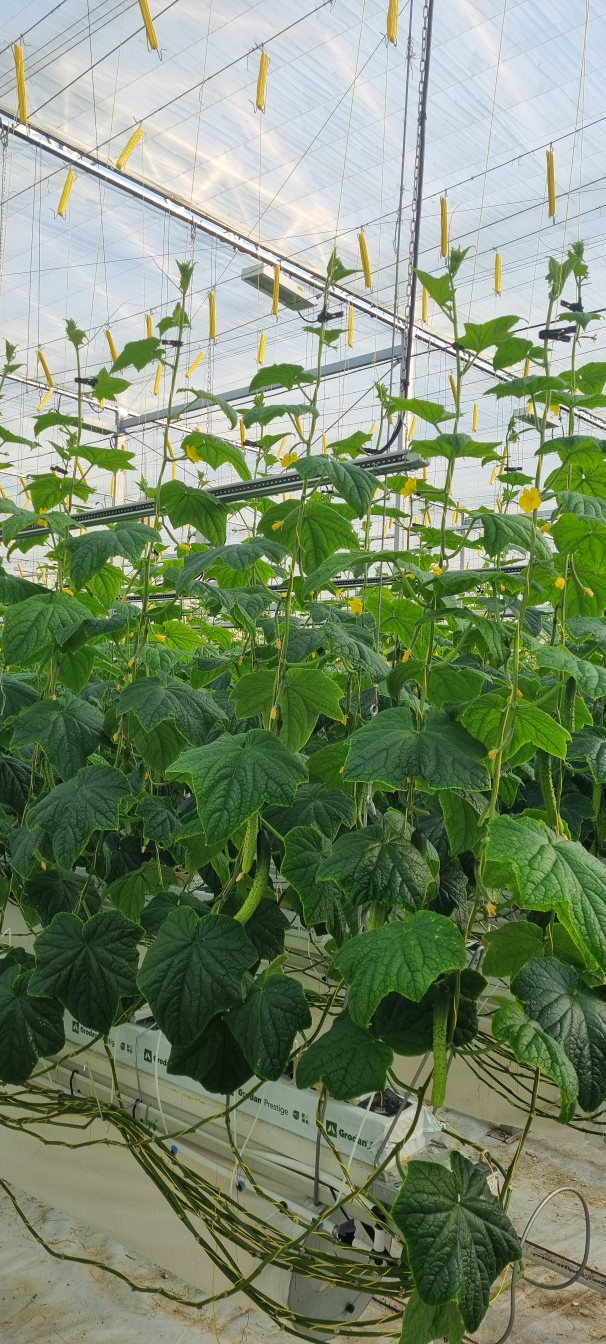
#> input picture cucumber/cucumber.jpg, 1816 x 4032 px (shown at 1/3 size)
$ jupyter execute CV_cucumber.ipynb
#> lines starting #> are read from the running program, lines starting #| are printed output that depends on the picture; after the words box and inside, x2 and y2 are one past the last pixel; in counts of white or black regions, pixels touching at a corner belong together
[cell 1]
import os

# 현재 작업 디렉토리 출력
print(os.getcwd())

# 작업 디렉토리 변경
os.chdir('./cucumber')

# 변경된 디렉토리 확인
print(os.getcwd())

[cell 2]
import cv2
import numpy as np
import matplotlib.pyplot as plt

# 이미지 로드
image = cv2.imread("cucumber.jpg")
#> image is the input picture: shape (4032, 1816, 3); mean B, G, R 108.5, 138.1, 121.6
image_rgb = cv2.cvtColor(image, cv2.COLOR_BGR2RGB)

# RGB에서 HSV로 변환
hsv_image = cv2.cvtColor(image_rgb, cv2.COLOR_RGB2HSV)
#> hsv_image: shape (4032, 1816, 3); mean H, S, V 58, 87.8, 140.5

# 노란색의 HSV 범위를 정의
lower_yellow = np.array([25, 150, 150])
upper_yellow = np.array([35, 255, 255])

# HSV 이미지에서 노란색만 추출하여 바이너리 이미지 생성
yellow_mask = cv2.inRange(hsv_image, lower_yellow, upper_yellow)
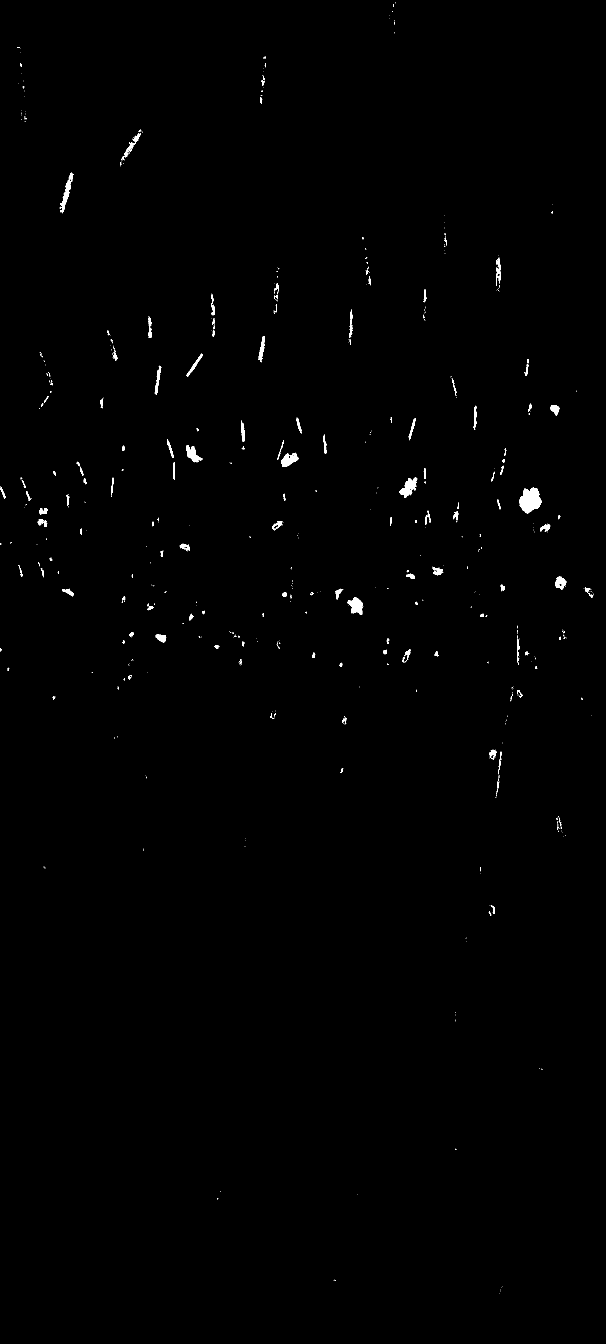
#> yellow_mask: shape (4032, 1816) (shown at 1/3 size); 0.42% white; 716 white regions (564 under 20 px)

# 원본 이미지와 마스크를 비트 연산
yellow_flower = cv2.bitwise_and(image_rgb, image_rgb, mask=yellow_mask)

# HSV 이미지를 다시 RGB로 변환
hsv_in_rgb = cv2.cvtColor(hsv_image, cv2.COLOR_HSV2RGB)

# ROI 지정 (x, y, width, height)
x, y, w, h = 800, 1200, 1500, 1000

# 빨간색으로 ROI 그리기
cv2.rectangle(hsv_in_rgb, (x, y), (x+w, y+h), (255, 0, 0), 5)
cv2.rectangle(yellow_flower, (x, y), (x+w, y+h), (255, 0, 0), 5)

# 노란색 꽃을 검출
contours, _ = cv2.findContours(yellow_mask, cv2.RETR_EXTERNAL, cv2.CHAIN_APPROX_SIMPLE)
#> contours = 716 contours, 592 with area under 20; largest, box (x1, y1, x2, y2) and area: (1558, 1463, 1625, 1540) 3386, (1197, 1433, 1252, 1493) 1406, (1042, 1791, 1089, 1844) 1378, (843, 1358, 897, 1401) 1208, (558, 1336, 608, 1387) 1064

# 최소 면적 임계값 설정
min_area_threshold = 500

# 큰 면적을 가진 contours만 필터링
large_contours = [cnt for cnt in contours if cv2.contourArea(cnt) > min_area_threshold]
#> large_contours = 8 contours; box (x1, y1, x2, y2) and area: (1558, 1463, 1625, 1540) 3386, (1197, 1433, 1252, 1493) 1406, (1042, 1791, 1089, 1844) 1378, (843, 1358, 897, 1401) 1208, (558, 1336, 608, 1387) 1064, (180, 520, 220, 638) 1054, (1665, 1730, 1695, 1769) 757, (775, 1008, 794, 1087) 585
flower_count = len(large_contours)
#> flower_count = 8

# 이미지 출력
plt.figure(figsize=(24, 5))

plt.subplot(1, 4, 1)
plt.imshow(image_rgb)
#plt.title('Original Image')

plt.subplot(1, 4, 2)
plt.imshow(hsv_in_rgb)
#plt.title('HSV Image with Red ROI Overlay')

plt.subplot(1, 4, 3)
plt.imshow(yellow_flower)
#plt.title(f'Detected Yellow Flower with Red ROI (Count: {flower_count})')

plt.subplot(1, 4, 4)
plt.imshow(yellow_mask, cmap='gray')
#plt.title('Binary Image of Detected Yellow Flower')

plt.tight_layout()

plt.show()

[cell 3]
import cv2
import numpy as np
import matplotlib.pyplot as plt

# 이미지 로드
image = cv2.imread("cucumber.jpg")
image_rgb = cv2.cvtColor(image, cv2.COLOR_BGR2RGB)
hsv_image = cv2.cvtColor(image_rgb, cv2.COLOR_RGB2HSV)

# 노란색의 HSV 범위를 정의
lower_yellow = np.array([25, 150, 150])
upper_yellow = np.array([35, 255, 255])

# HSV 이미지에서 노란색만 추출하여 바이너리 이미지 생성
yellow_mask = cv2.inRange(hsv_image, lower_yellow, upper_yellow)

# V 채널에서 깊이 정보를 가져옵니다.
depth_map = hsv_image[:, :, 2]
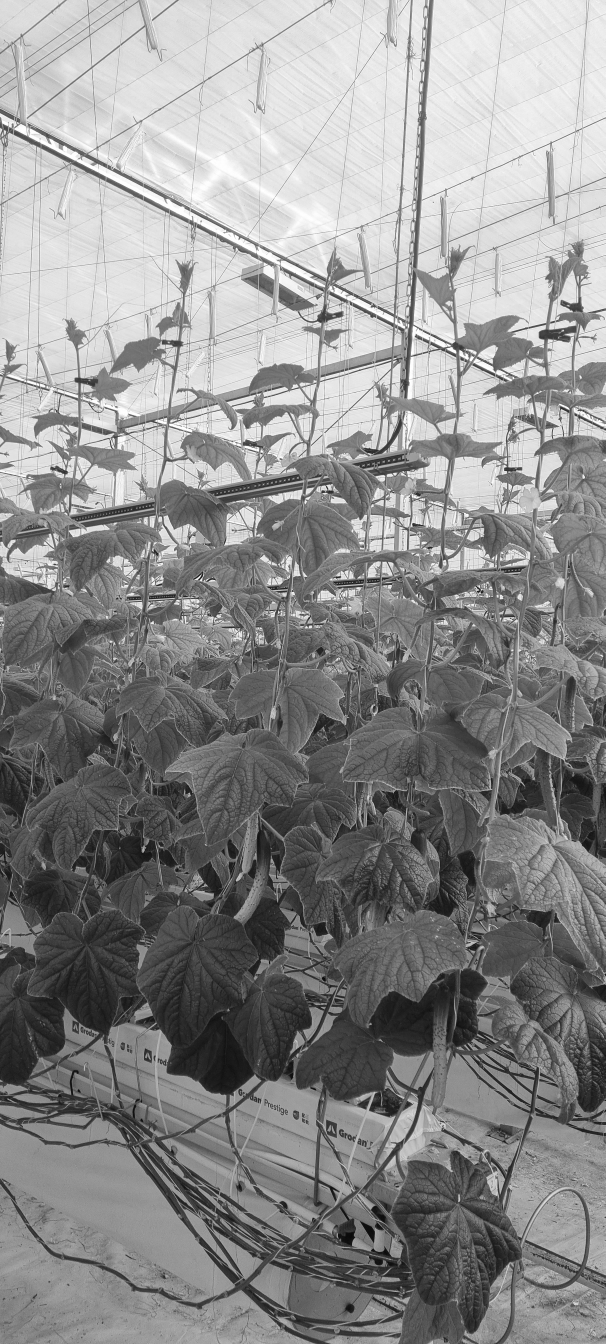
#> depth_map: shape (4032, 1816) (shown at 1/3 size); min 5, max 255, mean 140.5

# 깊이 맵에서 노란색 마스크를 사용하여 깊이 값을 가져옵니다.
masked_depth = cv2.bitwise_and(depth_map, depth_map, mask=yellow_mask)

# 노란색 꽃의 contours를 찾습니다.
contours, _ = cv2.findContours(yellow_mask, cv2.RETR_EXTERNAL, cv2.CHAIN_APPROX_SIMPLE)

# 각 꽃의 깊이 값을 평가하고 면적 값을 함께 저장합니다.
contour_scores = []
for cnt in contours:
    mask = np.zeros_like(yellow_mask)
    cv2.drawContours(mask, [cnt], 0, 255, thickness=cv2.FILLED)

    x_, y_, w_, h_ = cv2.boundingRect(cnt)
    if x_ > x and x_ + w_ < x + w and y_ > y and y_ + h_ < y + h:  # ROI 안에 있는 꽃만 고려합니다.
        cnt_depth = np.mean(masked_depth[mask == 255])
        cnt_area = cv2.contourArea(cnt)

        score = cnt_area / (1 + cnt_depth)
        contour_scores.append((cnt, score))
#> this loop made 716 passes
#> (x_, y_, w_, h_, cnt_depth, cnt_area, score) on passes 104, 114, 127, 149: (1030, 2153, 9, 20, 160.6, 44, 0.272), (812, 2139, 11, 18, 181.2, 24.5, 0.134), (1551, 2070, 17, 22, 166.2, 60.5, 0.362), (1018, 1989, 9, 12, 143.6, 54.5, 0.377)
#> (x_, y_, w_, h_, cnt_depth) on pass 152: (1024, 1987, 1, 1, 150)
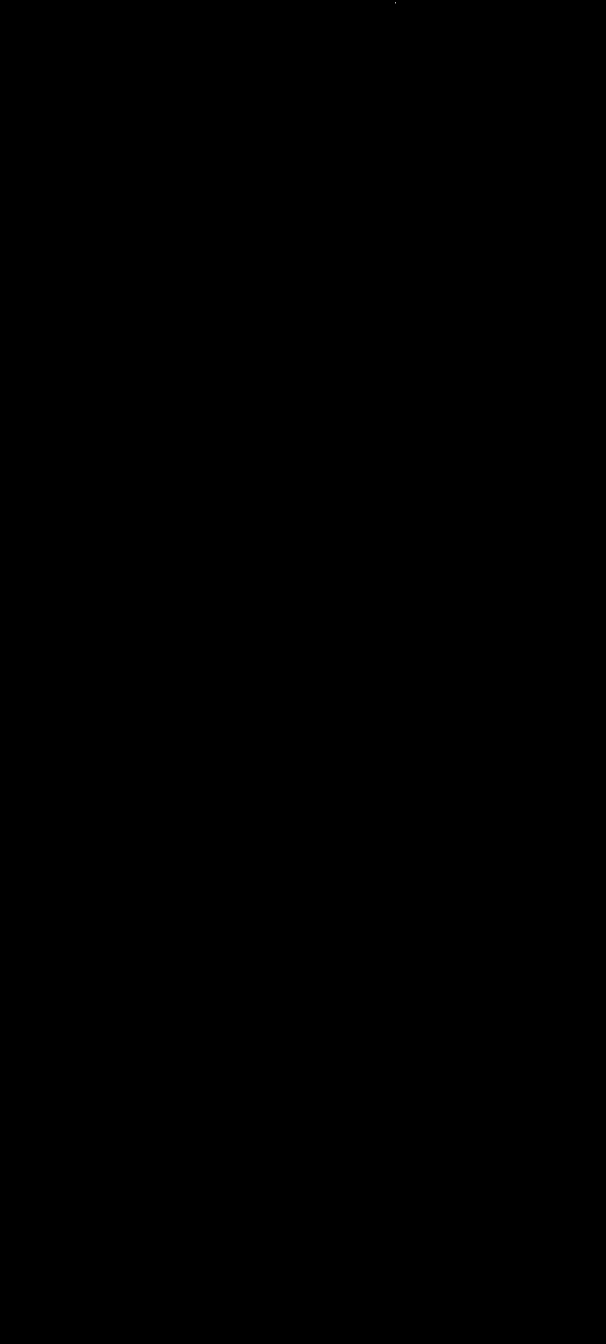
#> mask: shape (4032, 1816) (shown at 1/3 size); 0% white in thin lines or dots, all inside (x1, y1, x2, y2) = (1186, 7, 1187, 10)
#> after the loop, contour_scores = 229 items

# 평가 점수에 따라 contours를 정렬합니다.
sorted_contours = sorted(contour_scores, key=lambda x: x[1], reverse=True)
#> sorted_contours = 229 items

# 평가 점수가 가장 높은 5개의 꽃 contours를 선택합니다.
top_five_contours = [cnt[0] for cnt in sorted_contours[:7]]
#> top_five_contours = 7 contours; box (x1, y1, x2, y2) and area: (1558, 1463, 1625, 1540) 3386, (1197, 1433, 1252, 1493) 1406, (1042, 1791, 1089, 1844) 1378, (843, 1358, 897, 1401) 1208, (1665, 1730, 1695, 1769) 757, (1651, 1215, 1678, 1247) 494, (817, 1564, 848, 1591) 366

# 가장 높은 평가 점수를 가진 5개의 꽃을 빨간색으로 표시합니다.
output_image = image_rgb.copy()
for cnt in top_five_contours:
    cv2.drawContours(output_image, [cnt], 0, (255, 0, 0), 3)
#> this loop made 7 passes

# 원본 이미지에서 ROI 부분을 확대합니다.
original_roi = image_rgb[y:y+h, x:x+w]

# 빨간색으로 표시된 이미지에서 ROI 부분을 확대합니다.
output_roi = output_image[y:y+h, x:x+w]

# 이미지 출력
plt.figure(figsize=(15, 10))

plt.subplot(2, 2, 1)
plt.imshow(image_rgb)
#plt.title('Original Image')

plt.subplot(2, 2, 2)
plt.imshow(original_roi)
#plt.title('Zoomed ROI from Original Image')

plt.subplot(2, 2, 3)
plt.imshow(output_image)
#plt.title('Detected Top 5 Yellow Flowers')

plt.subplot(2, 2, 4)
plt.imshow(output_roi)
#plt.title('Zoomed ROI with Detected Flowers')

plt.tight_layout()
plt.savefig("cucumber_CV_flower.png", bbox_inches = 'tight', dpi=300)
plt.show()

[cell 4]
import cv2
import numpy as np
import matplotlib.pyplot as plt

def adjust_gamma(image, gamma=1.0):
    invGamma = 1.0 / gamma
    table = np.array([((i / 255.0) ** invGamma) * 255 for i in np.arange(0, 256)]).astype("uint8")
    return cv2.LUT(image, table)

# 이미지 불러오기
img_path = './cucumber/cucumber_enhancement.jpg'
img = cv2.imread(img_path)
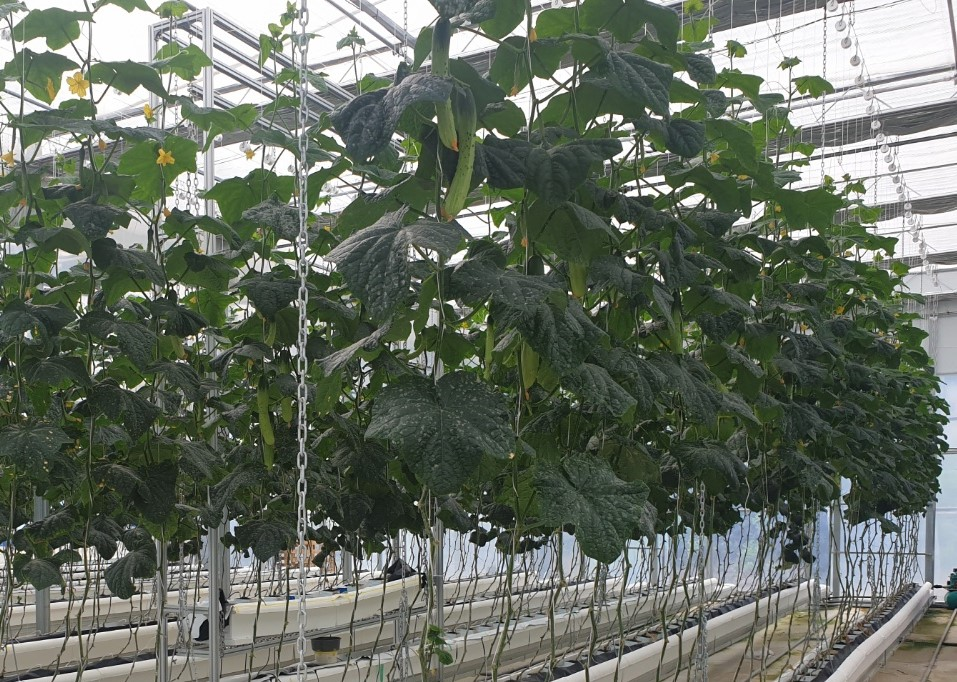
#> input picture cucumber/cucumber_enhancement.jpg, 957 x 682 px, found by its file name
#> img is the input picture: shape (682, 957, 3); mean B, G, R 97.6, 109.8, 101.8
img = cv2.cvtColor(img, cv2.COLOR_BGR2RGB)

# 원본 이미지에서 조명 보강하기
img_illuminated = adjust_gamma(img, 1.5)

# 원본 이미지에서 히스토그램 평탄화하기
yuv = cv2.cvtColor(img, cv2.COLOR_RGB2YUV)
#> yuv: shape (682, 957, 3); mean of channels 0, 1, 2 106, 124, 124.3
yuv[:,:,0] = cv2.equalizeHist(yuv[:,:,0])
#> yuv: shape (682, 957, 3); mean of channels 0, 1, 2 128.4, 124, 124.3
img_eq = cv2.cvtColor(yuv, cv2.COLOR_YUV2RGB)
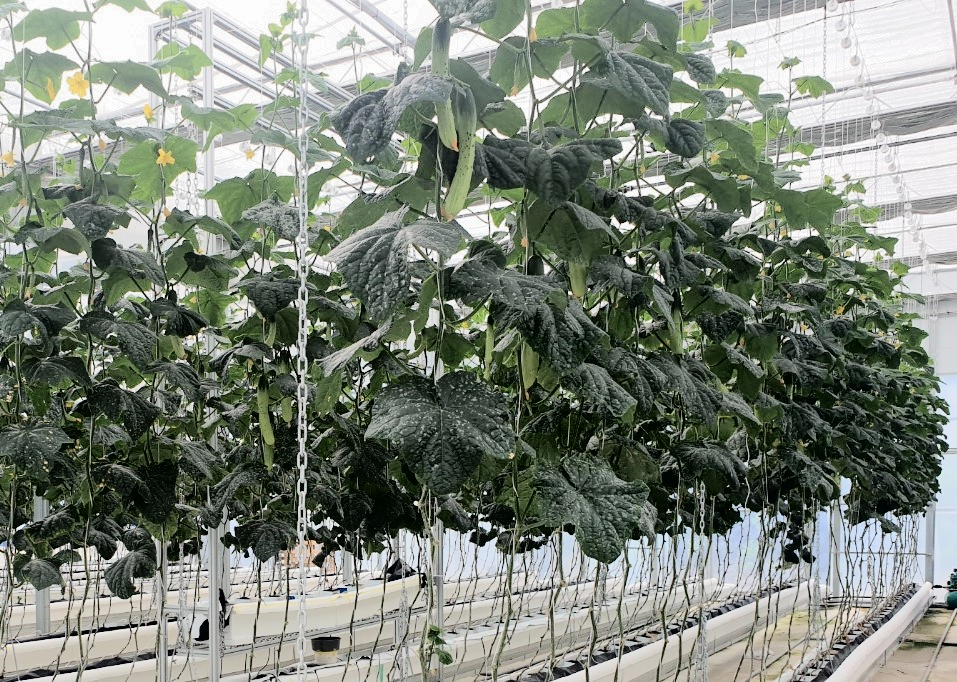
#> img_eq: shape (682, 957, 3); mean R, G, B 124.1, 132.1, 120.4

# 원본 이미지에서 샤프닝하기
kernel = np.array([[0, -2, 0],
                   [-2, 9, -2],
                   [0, -2, 0]])

img_sharp = cv2.filter2D(img, -1, kernel)
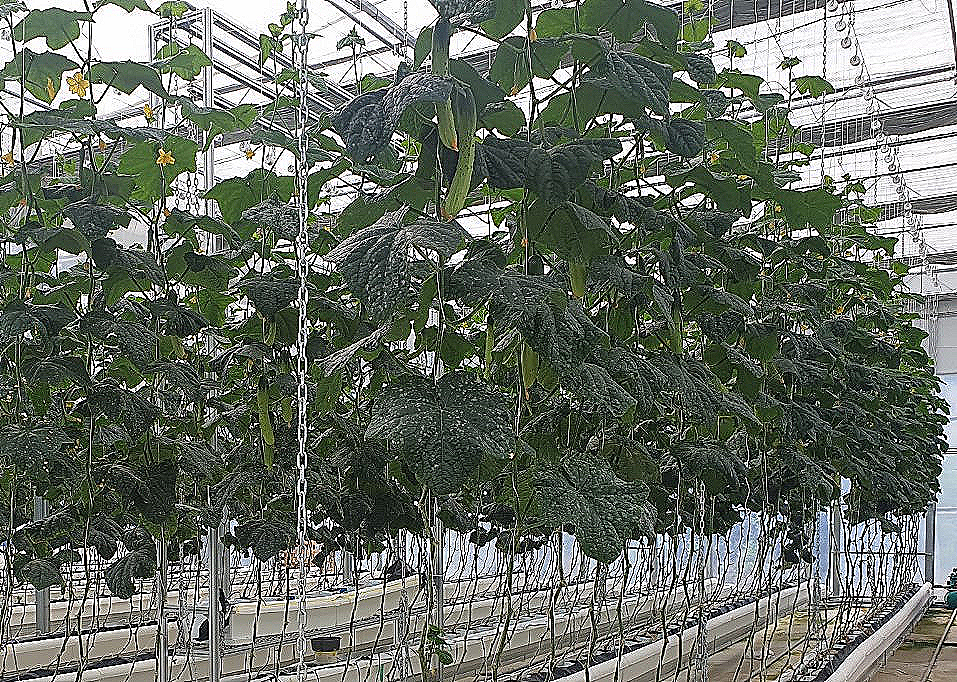
#> img_sharp: shape (682, 957, 3); mean R, G, B 103.2, 109.7, 100.1

# 결과 이미지 보여주기
fig, axs = plt.subplots(2, 2, figsize=(10,10))  # 2x2 그리드로 변경

axs[0, 0].imshow(img)
axs[0, 0].set_title('Original')
axs[0, 0].set_xticks([])  # x축 tick 제거
axs[0, 0].set_yticks([])  # y축 tick 제거

axs[0, 1].imshow(img_eq)
axs[0, 1].set_title('Histogram Equalized')
axs[0, 1].set_xticks([])  # x축 tick 제거
axs[0, 1].set_yticks([])  # y축 tick 제거

axs[1, 0].imshow(img_illuminated)
axs[1, 0].set_title('Illumination Enhanced')
axs[1, 0].set_xticks([])  # x축 tick 제거
axs[1, 0].set_yticks([])  # y축 tick 제거

axs[1, 1].imshow(img_sharp)
axs[1, 1].set_title('Sharpened')
axs[1, 1].set_xticks([])  # x축 tick 제거
axs[1, 1].set_yticks([])  # y축 tick 제거

for ax in axs.flat:
    ax.label_outer()
plt.savefig("cucumber_enhancement.png", bbox_inches = 'tight', dpi=300)
plt.show()
